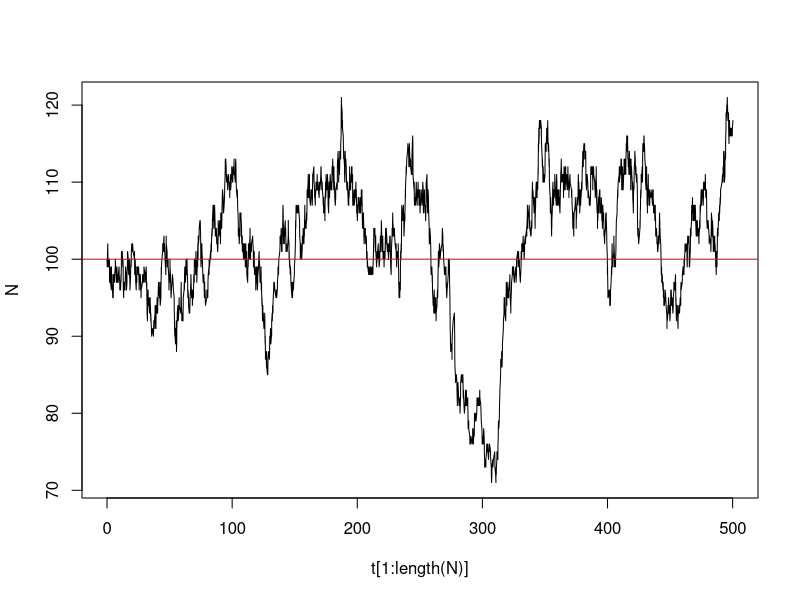

This figure's R source:
t0 = 0
N0 = 100
tf = 500
b = 0.05
d = 0.02

r = b-d
K = 100

# t = c(t0)
# N = c(N0)
# 
# while(t[length(t)] <= tf) {
#   xi_t = N[length(N)] * (b+d)
#   if (xi_t<1e-12) {
#     break
#   }
#   tau_t = rexp(1, rate = xi_t)
#   t = c(t, t[length(t)] + tau_t)
#   pi_t = runif(1)
#   if(pi_t <= b/(b+d)) {
#     N = c(N, N[length(N)] + 1)
#   } else {
#     N = c(N, N[length(N)] - 1)
#   }
# }
# 
# plot(t[1:length(N)],N, type = "l")
# 
# 
t = c(t0)
N = c(N0)

while(t[length(t)] <= tf) {
  xi_t = r*N[length(N)] + r*N[length(N)]^2/K
  if (xi_t<1e-12) {
    break
  }
  tau_t = rexp(1, rate = xi_t)
  t = c(t, t[length(t)] + tau_t)
  pi_t = runif(1)
  if(pi_t <= 1/(1+N[length(N)]/K)) {
    N = c(N, N[length(N)] + 1)
  } else {
    N = c(N, N[length(N)] - 1)
  }
}

plot(t[1:length(N)],N, type = "l")
abline(h = K, col = "red")
